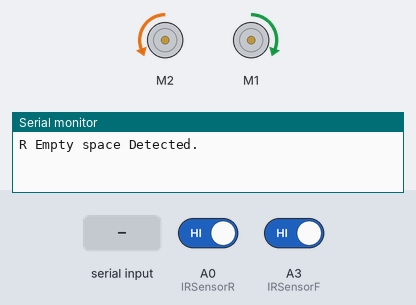
A sketch run on a simulated Arduino Uno, built with avr-gcc and run on an emulated ATmega328P. On the bench: 2 × DC motor (green arrow = forward, orange = backward, longer = faster), the last lines printed to the serial monitor. The inputs (shaded band) are chosen by the test bench; at power-on: A0 (IRSensorR) HIGH, A3 (IRSensorF) HIGH.

Above: at 1.2 s.
1.3 s: A0 (IRSensorR) driven LOW
At 1.7 s:
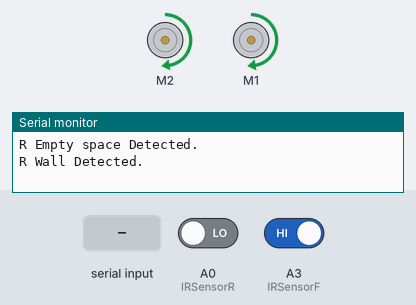
2.8 s: A3 (IRSensorF) driven LOW
At 4.0 s:
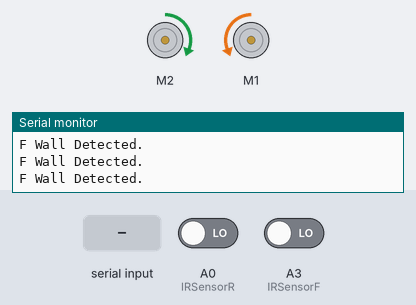
4.3 s: "F" received over Serial
7.3 s: "B" received over Serial
At 8.0 s:
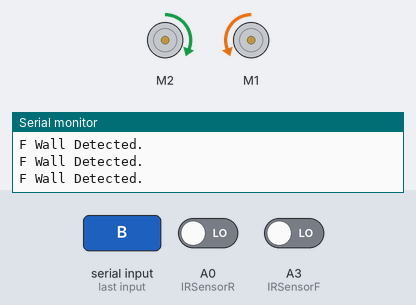
10.3 s: "S" received over Serial
13.3 s: "R" received over Serial
Timing chart, 0 to 63.8 s (numbered marks = the images above; inputs shaded):
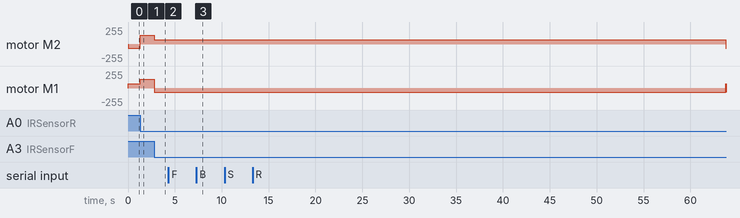

The sketch:

maze.ino
```cpp
#include "AFMotor.h"
#define IRSensorR A0
#define IRSensorF A3
AF_DCMotor motorR (2);
AF_DCMotor motorL (1);
int IRSensorStatus_R, IRSensorStatus_Old_R = 0;
int IRSensorStatus_F, IRSensorStatus_Old_F = 0;
int cmd;

void setup () {
  Serial.begin(9600);
  Serial.setTimeout(5);
  pinMode (IRSensorR, INPUT);
  pinMode (IRSensorF, INPUT);
}

void loop() {
  ////////////////////// IR Sensor //////////////////////////////////////////////////
  int IRSensorStatus_R = digitalRead (IRSensorR) ;
  int IRSensorStatus_F = digitalRead (IRSensorF) ;
  // if (IRSensorStatus_F == 0 && IRSensorStatus_F != IRSensorStatus_Old_F)
  if (IRSensorStatus_F == 0 )
  {
    Serial.println("F Wall Detected.");
    IRSensorStatus_Old_F = IRSensorStatus_F;
    motorR.setSpeed(64);
    motorL.setSpeed(64);
    motorR.run(FORWARD);
    motorL.run(BACKWARD);
  }
  else
  {
    if (IRSensorStatus_R == 0 && IRSensorStatus_R != IRSensorStatus_Old_R)
    //if (IRSensorStatus_R == 0)
    {
      Serial.println("R Wall Detected.");
      IRSensorStatus_Old_R = IRSensorStatus_R;
      motorR.setSpeed (128);
      motorL.setSpeed (128);
      motorR.run(FORWARD);
      motorL.run(FORWARD);
    }
    else if (IRSensorStatus_R == 1 && IRSensorStatus_R != IRSensorStatus_Old_R)
    // else if (IRSensorStatus_R == 1)
    {
      Serial.println("R Empty space Detected.");
      IRSensorStatus_Old_R = IRSensorStatus_R;
      motorR.setSpeed(64);
      motorL.setSpeed(64);
      motorR.run(BACKWARD);
      motorL.run(FORWARD);
    }

    /*else if (IRSensorStatus_R == 1 && IRSensorStatus_L == 1)
    {
      Serial.println("F/R Empty space Detected.");
      motorR.setSpeed(44);
      motorL.setSpeed(64);
      motorR.run(BACKWARD);
      motorL.run(FORWARD);
    }*/
     else
     {}
  }

  ///////////////////////////// Serial Commands ///////////////////////////////////////
  if (Serial.available() > 0)
  {
    cmd = Serial.read();
  }
  if (cmd == 'F')
  {
    delay(30);
    motorR.setSpeed(64);
    motorL.setSpeed(64);
    motorR.run(FORWARD);
    motorL.run(FORWARD);
  }

  else if (cmd == 'B')
  {
    delay(30);
    motorR.setSpeed(64);
    motorL.setSpeed(64);
    motorR.run(BACKWARD);
    motorL.run(BACKWARD);
  }
  else if (cmd == 'R')
  {
    delay(30);
    motorR.setSpeed(64);
    motorL.setSpeed(64);
    motorR.run(BACKWARD);
    motorL.run(FORWARD);
  }
  else if (cmd == 'L')
  {
    delay(30);
    motorR.setSpeed(64);
    motorL.setSpeed(64);
    motorL.run(BACKWARD);
    motorR.run(FORWARD);
  }
  else if (cmd == 'S')
  {
    delay(30);
    motorR.setSpeed(0);
    motorL.setSpeed(0);
    motorR.run(RELEASE);
    motorL.run(RELEASE);
  }
  else
  {}
}
```

Measured:
- after the input at 1.3 s, motor M2: backward 64/255 → forward 128/255 at once; motor M1: forward 64/255 → forward 128/255 at once
- after the input at 2.8 s, motor M2: forward 128/255 → forward 64/255 at once; motor M1: forward 128/255 → backward 64/255 at once
- after the input at 7.3 s, motor M1: stays backward 64/255 (without the input it goes to forward 64/255 after 3.0 s)
